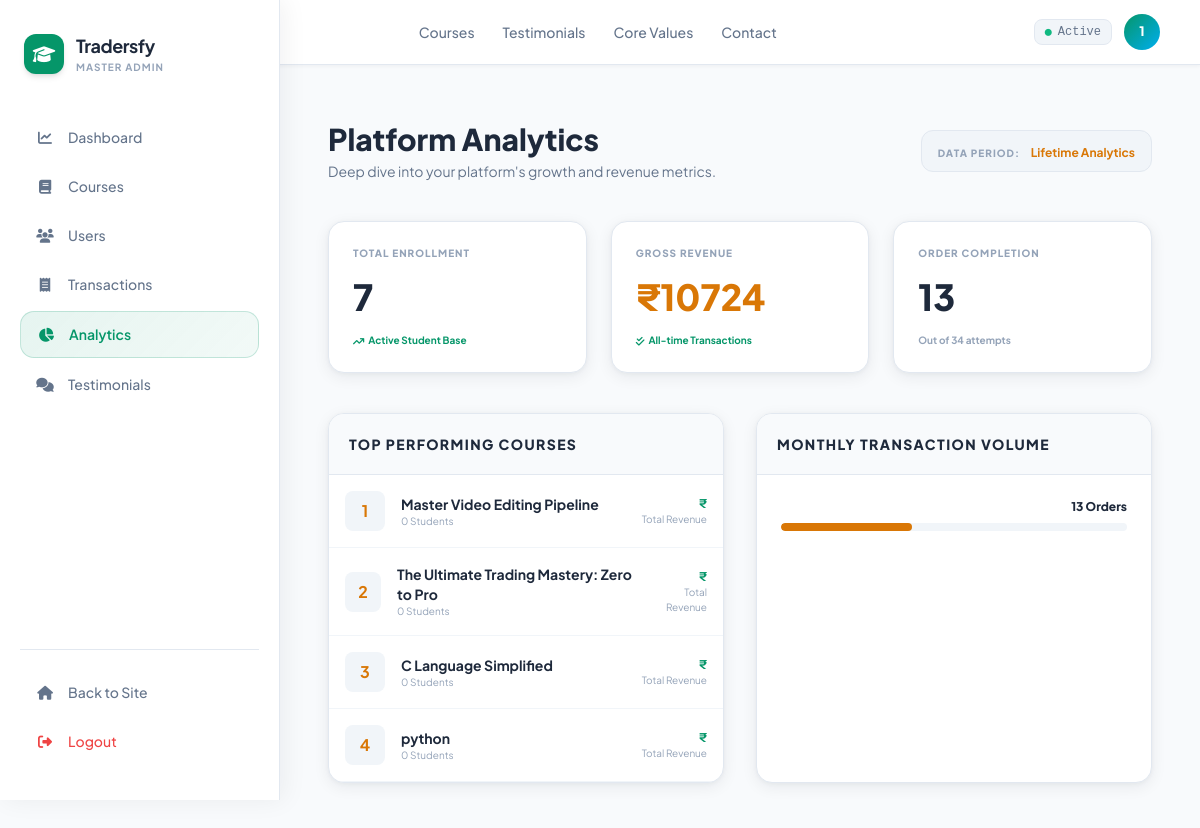
Page /master/analytics/ (signed in) on the committed database.
### core/models.py (models this page shows, shortened)
class Course(models.Model):
    LANGUAGE_CHOICES = [
        ('Tamil', 'Tamil'),
        ('English', 'English'),
        ('Hindi', 'Hindi'),
        ('Kannada', 'Kannada'),
    ]
    LEVEL_CHOICES = [
        ('Beginner', 'Beginner'),
        ('Intermediate', 'Intermediate'),
        ('Advanced', 'Advanced'),
    ]
    title = models.CharField(max_length=255)
    slug = models.SlugField(unique=True)
    thumbnail_url = models.URLField(max_length=500, blank=True, null=True)
    category = models.CharField(max_length=100, default="Web Design")
    language = models.CharField(max_length=20, choices=LANGUAGE_CHOICES, default='Tamil')
    rating = models.DecimalField(max_digits=3, decimal_places=1, default=5.0)
    review_count = models.IntegerField(default=1000)
    level = models.CharField(max_length=20, choices=LEVEL_CHOICES, default='Beginner')
    duration_hours = models.IntegerField(default=2)
    duration_minutes = models.IntegerField(default=0)
    total_lessons = models.IntegerField(default=10)
    total_quizzes = models.IntegerField(default=10)
    price = models.DecimalField(max_digits=10, decimal_places=2, default=399.00)
    author_name = models.CharField(max_length=100, default="Kevin Marks")
    author_avatar_url = models.URLField(max_length=500, blank=True, null=True)
    short_description = models.TextField(blank=True)
    description = models.TextField(blank=True)
    is_published = models.BooleanField(default=True)
    created_at = models.DateTimeField(default=timezone.now)
    updated_at = models.DateTimeField(auto_now=True)
    expiry_duration_days = models.PositiveIntegerField(default=365, help_text="Duration in days for course access after enrollment")
    prevent_screenshots = models.BooleanField(default=True, help_text="Attempt to block screenshots and screen recording")
    restrict_downloads = models.BooleanField(default=True, help_text="Disable right-click and common download methods")
    class Meta:
        verbose_name_plural = "Courses"
        ordering = ['-created_at']

### core/admin_views.py (the view)
# urls.py: path('master/analytics/', admin_analytics, name='admin_analytics'),
@login_required
def admin_analytics(request):
    if not is_master_admin(request.user):
        return redirect('home')
    stats = get_admin_stats()
    course_stats = Course.objects.annotate(
        enrollments=Count('courseaccess')
    ).order_by('-enrollments')[:5]
    monthly_orders = Order.objects.filter(is_completed=True).values('created_at__month').annotate(
        revenue=Sum('total'),
        count=Count('id')
    ).order_by('created_at__month')
    context = {
        'stats': stats,
        'course_stats': course_stats,
        'monthly_orders': monthly_orders,
    }
    return render(request, 'core/admin/analytics.html', context)

### core/admin_views.py (called while the page is built)
def is_master_admin(user):
    return user.username == '1111111111' and user.is_superuser

def get_admin_stats():
    return {
        'total_users': User.objects.filter(is_staff=False).count(),
        'total_courses': Course.objects.count(),
        'total_orders': Order.objects.count(),
        'completed_orders': Order.objects.filter(is_completed=True).count(),
        'total_revenue': Order.objects.filter(is_completed=True).aggregate(Sum('total'))['total__sum'] or Decimal('0.00'),
        'pending_orders': Order.objects.filter(status='pending').count(),
    }

### core/templates/core/admin/analytics.html (shortened to what this page needs)
{% extends 'core/admin/admin_base.html' %}
{% block admin_content %}
<div class="flex items-center justify-between mb-10">
    <div>
        <h1 class="text-3xl font-black mb-1" style="color:#1e293b;">Platform Analytics</h1>
        <p class="text-sm" style="color:#64748b;">Deep dive into your platform's growth and revenue metrics.</p>
    </div>
    <div class="px-4 py-2 rounded-xl" style="background:#f1f5f9; border:1px solid #e2e8f0;">
        <span class="text-[10px] font-black uppercase tracking-widest" style="color:#94a3b8;">Data Period:</span>
        <span class="text-xs font-bold ml-2" style="color:#d97706;">Lifetime Analytics</span>
    </div>
</div>
<div class="grid grid-cols-1 md:grid-cols-2 lg:grid-cols-3 gap-6 mb-10">
    <div class="glass p-6 rounded-2xl" style="border-color:#e2e8f0;">
        <div class="text-[10px] font-black uppercase tracking-widest mb-4" style="color:#94a3b8;">Total Enrollment</div>
        <div class="text-4xl font-black" style="color:#1e293b;">{{ stats.total_users }}</div>
        <div class="mt-4 text-[10px] font-bold flex items-center gap-1" style="color:#059669;">
            <i class="fa-solid fa-arrow-trend-up"></i> Active Student Base
        </div>
    </div>
    <div class="glass p-6 rounded-2xl" style="border-color:#e2e8f0;">
        <div class="text-[10px] font-black uppercase tracking-widest mb-4" style="color:#94a3b8;">Gross Revenue</div>
        <div class="text-4xl font-black" style="color:#d97706;">₹{{ stats.total_revenue|floatformat:0 }}</div>
        <div class="mt-4 text-[10px] font-bold flex items-center gap-1" style="color:#059669;">
            <i class="fa-solid fa-check-double"></i> All-time Transactions
        </div>
    </div>
    <div class="glass p-6 rounded-2xl" style="border-color:#e2e8f0;">
        <div class="text-[10px] font-black uppercase tracking-widest mb-4" style="color:#94a3b8;">Order Completion</div>
        <div class="text-4xl font-black" style="color:#1e293b;">{{ stats.completed_orders }}</div>
        <div class="mt-4 text-[10px] font-bold" style="color:#94a3b8;">Out of {{ stats.total_orders }} attempts</div>
    </div>
</div>
<div class="grid grid-cols-1 lg:grid-cols-2 gap-8">
    <div class="glass rounded-2xl overflow-hidden">
        <div class="p-5" style="border-bottom:1px solid #e2e8f0; background:#f8fafc;">
            <h3 class="text-sm font-black uppercase tracking-widest" style="color:#1e293b;">Top Performing Courses</h3>
        </div>
        <div>
            {% for course in course_stats %}
            <div class="p-4 flex items-center justify-between" style="border-bottom:1px solid #f1f5f9;">
                <div class="flex items-center gap-4">
                    <div class="w-10 h-10 rounded-lg flex items-center justify-center font-bold"
                         style="background:#f1f5f9; color:#d97706;">
                        {{ forloop.counter }}
                    </div>
                    <div>
                        <div class="text-sm font-bold" style="color:#1e293b;">{{ course.title }}</div>
                        <div class="text-[10px]" style="color:#94a3b8;">{{ course.enrollment_count|default:0 }} Students</div>
                    </div>
                </div>
                <div class="text-right">
                    <div class="text-xs font-bold" style="color:#059669;">₹{{ course.revenue|floatformat:0 }}</div>
                    <div class="text-[10px]" style="color:#94a3b8;">Total Revenue</div>
                </div>
            </div>
            {% empty %}
            <div class="p-10 text-center text-sm" style="color:#94a3b8;">No course data available yet.</div>
            {% endfor %}
        </div>
    </div>
    <div class="glass rounded-2xl overflow-hidden">
        <div class="p-5" style="border-bottom:1px solid #e2e8f0; background:#f8fafc;">
            <h3 class="text-sm font-black uppercase tracking-widest" style="color:#1e293b;">Monthly Transaction Volume</h3>
        </div>
        <div class="p-6">
            <div class="space-y-5">
                {% for month in monthly_orders %}
                <div class="space-y-2">
                    <div class="flex justify-between text-xs">
                        <span class="font-black" style="color:#1e293b;">{{ month.count }} Orders</span>
                    </div>
                    <div class="w-full h-2 rounded-full overflow-hidden" style="background:#f1f5f9;">
                        <div class="h-full rounded-full" style="width:{% widthratio month.count stats.total_orders 100 %}%; background:#d97706;"></div>
                    </div>
                </div>
                {% empty %}
                <div class="py-20 text-center text-sm" style="color:#94a3b8;">Waiting for more transaction history.</div>
                {% endfor %}
            </div>
        </div>
    </div>
</div>
{% endblock %}

### core/templates/core/base.html (shortened to what this page needs)
<!DOCTYPE html>
<html lang="en">
<head>
    <script src="https://cdn.tailwindcss.com"></script>
    <link rel="stylesheet" href="https://cdnjs.cloudflare.com/ajax/libs/font-awesome/6.4.0/css/all.min.css">
</head>
<body class="antialiased">
    {% block show_navbar %}
    <nav class="site-nav">
        <div class="max-w-7xl mx-auto px-6 md:px-10 flex items-center justify-between h-16">
            <a href="{% url 'home' %}" class="flex items-center gap-2.5 flex-shrink-0">
                <div class="bg-emerald-600 w-8 h-8 rounded-lg flex items-center justify-center shadow-sm">
                </div>
                <span class="text-lg font-black tracking-tight" style="color:#1e293b;">
                    Traders<span class="text-emerald-600">fy</span>
                </span>
            </a>
            <div class="hidden md:flex items-center gap-7">
                <a href="{% url 'course_catalog' %}"
                   class="text-sm font-medium transition hover:text-emerald-600" style="color:#64748b;">Courses</a>
                <a href="{% url 'home' %}#testimonials"
                   class="text-sm font-medium transition hover:text-emerald-600" style="color:#64748b;">Testimonials</a>
                <a href="{% url 'home' %}#values"
                   class="text-sm font-medium transition hover:text-emerald-600" style="color:#64748b;">Core Values</a>
                <a href="{% url 'home' %}#contact"
                   class="text-sm font-medium transition hover:text-emerald-600" style="color:#64748b;">Contact</a>
            </div>
            <div class="flex items-center gap-3">
                {% if user.is_authenticated %}
                    <span class="hidden sm:flex text-xs border rounded-lg font-mono px-2.5 py-1 items-center gap-1.5"
                          style="background:#f1f5f9; border-color:#e2e8f0; color:#64748b;">
                        <i class="fa-solid fa-circle text-emerald-500 text-[7px]"></i>Active
                    </span>
                    <div class="relative" id="avatarWrap">
                        <button class="avatar-btn" id="avatarBtn"
                                onclick="toggleDropdown()"
                                aria-haspopup="true" aria-expanded="false"
                                aria-label="Open profile menu">
                            {{ user.username|first|upper }}
                        </button>
                    </div>
                {% endif %}
            </div>
        </div>
    </nav>
    {% endblock %}
    {% block content %}{% endblock %}
</body>
</html>

### core/templates/core/base.html (style rules this page uses)
:root { --page-bg: #f8fafc; --card-bg: #ffffff; --card-bg-alt: #f1f5f9; --border-light: #e2e8f0; --text-primary: #1e293b; --text-muted: #64748b; --text-faint: #94a3b8; --accent: #00AEEF; --accent-hover: #0099d4; --accent-green: #059669; --shadow-sm: 0 1px 3px rgba(15,23,42,.06), 0 1px 2px rgba(15,23,42,.04); --shadow-card: 0 4px 16px rgba(15,23,42,.07), 0 1px 4px rgba(15,23,42,.04); }
body { background-color: var(--page-bg); color: var(--text-primary); font-family: 'Plus Jakarta Sans', sans-serif; min-height: 100vh; }
.glass { background: rgba(255,255,255,0.88); backdrop-filter: blur(12px); border: 1px solid rgba(226,232,240,0.8); box-shadow: var(--shadow-card); }
.site-nav { background: rgba(255,255,255,0.92); backdrop-filter: blur(12px); border-bottom: 1px solid #e2e8f0; box-shadow: 0 1px 4px rgba(15,23,42,.05); position: sticky; top: 0; z-index: 50; width: 100%; }
.avatar-btn { width: 36px; height: 36px; border-radius: 50%; background: linear-gradient(135deg, #059669, #00AEEF); color: #fff; font-size: 13px; font-weight: 800; display: flex; align-items: center; justify-content: center; cursor: pointer; border: none; flex-shrink: 0; transition: box-shadow 0.15s; }

### core/templates/core/admin/admin_base.html (style rules this page uses)
:root { --sidebar-width: 280px; --accent-primary: #059669; --accent-cyan: #00AEEF; --bg-page: #f8fafc; --card-bg: #ffffff; --card-bg-alt: #f1f5f9; --border-light: #e2e8f0; --text-primary: #1e293b; --text-muted: #64748b; --text-faint: #94a3b8; --shadow-card: 0 4px 16px rgba(15,23,42,.07), 0 1px 4px rgba(15,23,42,.04); --shadow-sidebar: 4px 0 24px rgba(15,23,42,.06); }
body { background-color: var(--bg-page); color: var(--text-primary); overflow-x: hidden; margin: 0; padding: 0; }
.glass { background: var(--card-bg); border: 1px solid var(--border-light); box-shadow: var(--shadow-card); backdrop-filter: none; }

### rows in the picture
Course: title "Master Video Editing Pipeline", enrollment_count "0"
Course: title "The Ultimate Trading Mastery: Zero to Pro", enrollment_count "0"
Course: title "C Language Simplified", enrollment_count "0"
Course: title "python", enrollment_count "0"

### other values in the picture
{{ user.username|first|upper }} "1"
{{ stats.total_users }} "7"
{{ stats.total_revenue|floatformat:0 }} "10724"
{{ stats.completed_orders }} "13"
{{ stats.total_orders }} "34"
{{ month.count }} "13"
